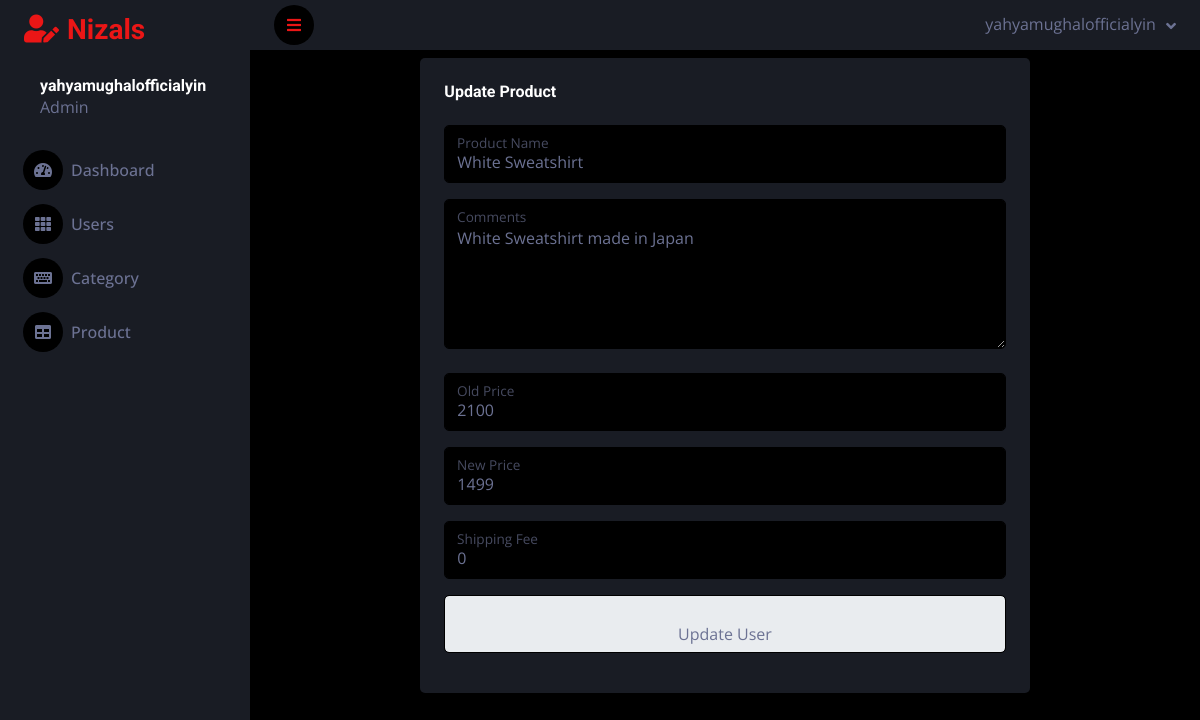
The app's page /admin/update-product.php?id=9 (signed in) with its own data.
### tables this page shows
CREATE TABLE `product` (
  `p_id` int(11) NOT NULL,
  `product_name` varchar(50) NOT NULL,
  `description` varchar(255) NOT NULL,
  `prod_pic` varchar(500) NOT NULL,
  `old_price` int(11) NOT NULL,
  `new_price` int(11) NOT NULL,
  `shippingprice` int(11) NOT NULL,
  `category_id` int(11) NOT NULL
);

### admin/update-product.php (the view, shortened to what this page needs)
<?php include "navbar.php" ?>
<!DOCTYPE html>
<html lang="en">
<head>
    <link href="https://cdnjs.cloudflare.com/ajax/libs/font-awesome/5.10.0/css/all.min.css" rel="stylesheet">
    <link href="https://cdn.jsdelivr.net/npm/bootstrap-icons@1.4.1/font/bootstrap-icons.css" rel="stylesheet">
    <link href="lib/owlcarousel/assets/owl.carousel.min.css" rel="stylesheet">
    <link href="lib/tempusdominus/css/tempusdominus-bootstrap-4.min.css" rel="stylesheet" />
    <link href="css/bootstrap.min.css" rel="stylesheet">
    <link href="css/style.css" rel="stylesheet">
</head>
<body>
<?php
include "config.php";
$pr_id = $_GET["id"];
$query  = "SELECT * FROM `product` WHERE `p_id` = '{$pr_id}'";
$result = mysqli_query($conn, $query);
    if (mysqli_num_rows($result)) {
        $row = mysqli_fetch_assoc($result);
        ?>
    <div class="container">
        <div class="row justify-content-center">
            <div class="col-sm-8 mt-2 ml-2">
                <form class="bg-secondary rounded h-100 p-4" method="post"  enctype="multipart/form-data" >
                    <h6 class="mb-4">Update Product</h6>
                    <div class="form-floating mb-3">
                        <input type="text" class="form-control" id="floatingInput" placeholder="Name" name="name" value="<?php echo $row["product_name"]; ?>"  >
                        <label for="floatingInput">Product Name</label>
                    </div>
                    <div class="form-floating">
                        <textarea class="form-control" placeholder="Leave a comment here" id="floatingTextarea" style="height: 150px;" name="desc"><?php echo $row["description"]; ?></textarea>
                        <label for="floatingTextarea">Comments</label>
                    </div>
                    <br>
                    <div class="form-floating mb-3">
                        <input type="number" class="form-control" id="floatingInput" placeholder="Old Price" name="oldprice" value="<?php echo $row["old_price"]; ?>" >
                        <label for="floatingInput">Old Price</label>
                    </div>
                    <div class="form-floating mb-3">
                        <input type="number" class="form-control" id="floatingInput" placeholder="New Price" name="newprice" value="<?php echo $row["new_price"]; ?>" >
                        <label for="floatingInput">New Price</label>
                    </div>
                    <div class="form-floating mb-3">
                        <input type="number" class="form-control" id="floatingInput" placeholder="Shipping Fee" name="shipping fee" value="<?php echo $row["shippingprice"]; ?>">
                        <label for="floatingInput">Shipping Fee</label>
                    </div>
                    <div class="form-floating mb-3">
                        <input type="submit" class="form-control" id="floatingPassword" value="Update User" name="update">
                    </div>
                </form>
            </div>
        </div>
    </div>
<?php } ?>

### admin/css/style.css (style rules this page uses)
:root { --primary: #EB1616; --secondary: #191C24; --light: #6C7293; --dark: #000000; }

### records on screen
product: name "White Sweatshirt", desc "White Sweatshirt made in Japan", oldprice "2100", newprice "1499", shippingprice "0"

### other values on screen
$_SESSION['uname'] "yahyamughalofficialyin"
